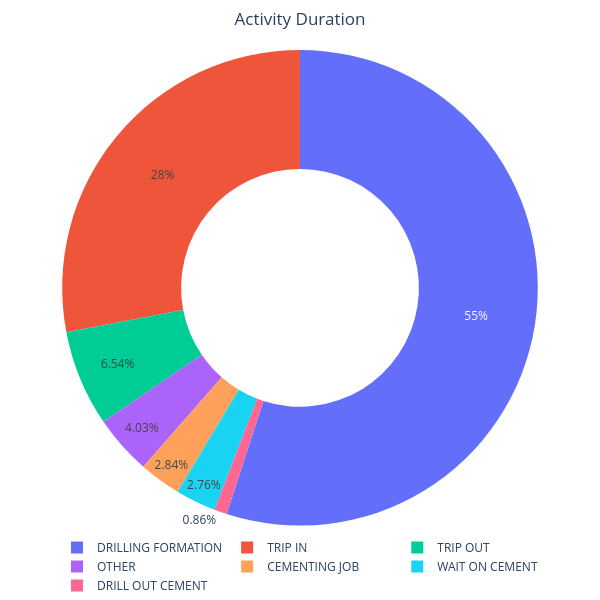

This figure's notebook cell:
### Code cell
SumDuration_Act = (ActSum_df.groupby(['LABEL_Activity'])['Duration'].sum().reset_index())
SumDuration_SubAct = (ActSum_df.groupby(['LABEL_SubActivity'])['Duration'].sum().reset_index())


fig = go.Figure()
fig.add_trace(go.Pie(labels=SumDuration_Act['LABEL_Activity'], hole=0.5,
                     values=SumDuration_Act['Duration'], ))

LegendDict= {
        'legend':{
            'orientation':'h', 
            'xref':"paper",
            'yref':"container",
            'y':-0.3,
            'x':0.5,
            'xanchor':'center', 
            'yanchor':'bottom', 
            }
        }

fig.update_layout(LegendDict)
fig.update_layout(
        height=600,
        width=600,
        margin=dict(l=0, r=0, t=50, b=50),
        title={'text': "Activity Duration", 'x': 0.5, 'xanchor': 'center'},
)
fig.show()

### Figure 1 — Plotly figure (JSON) as saved in the notebook; plotly's stock layout.template omitted (floating-point values rounded to 4 significant figures)
{"data": [{"hole": 0.5, "labels": ["CEMENTING JOB", "DRILL OUT CEMENT", "DRILLING FORMATION", "OTHER", "TRIP IN", "TRIP OUT", "WAIT ON CEMENT"], "type": "pie", "values": [122.7, 37.16, 2375.0, 174.2, 1209.0, 282.2, 119.1]}], "layout": {"height": 600, "legend": {"orientation": "h", "x": 0.5, "xanchor": "center", "xref": "paper", "y": -0.3, "yanchor": "bottom", "yref": "container"}, "margin": {"b": 50, "l": 0, "r": 0, "t": 50}, "title": {"text": "Activity Duration", "x": 0.5, "xanchor": "center"}, "width": 600}}
